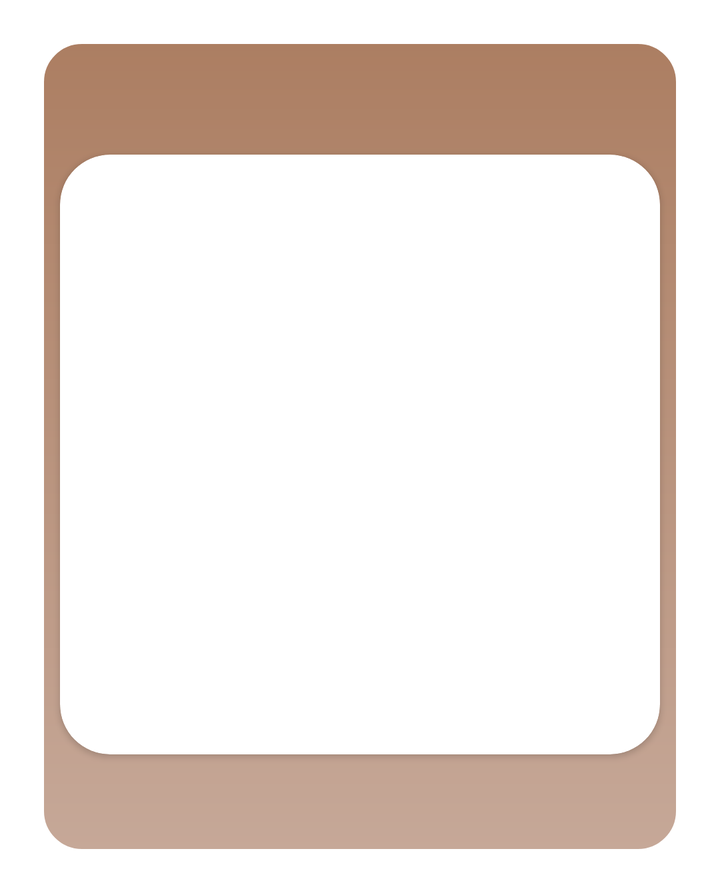
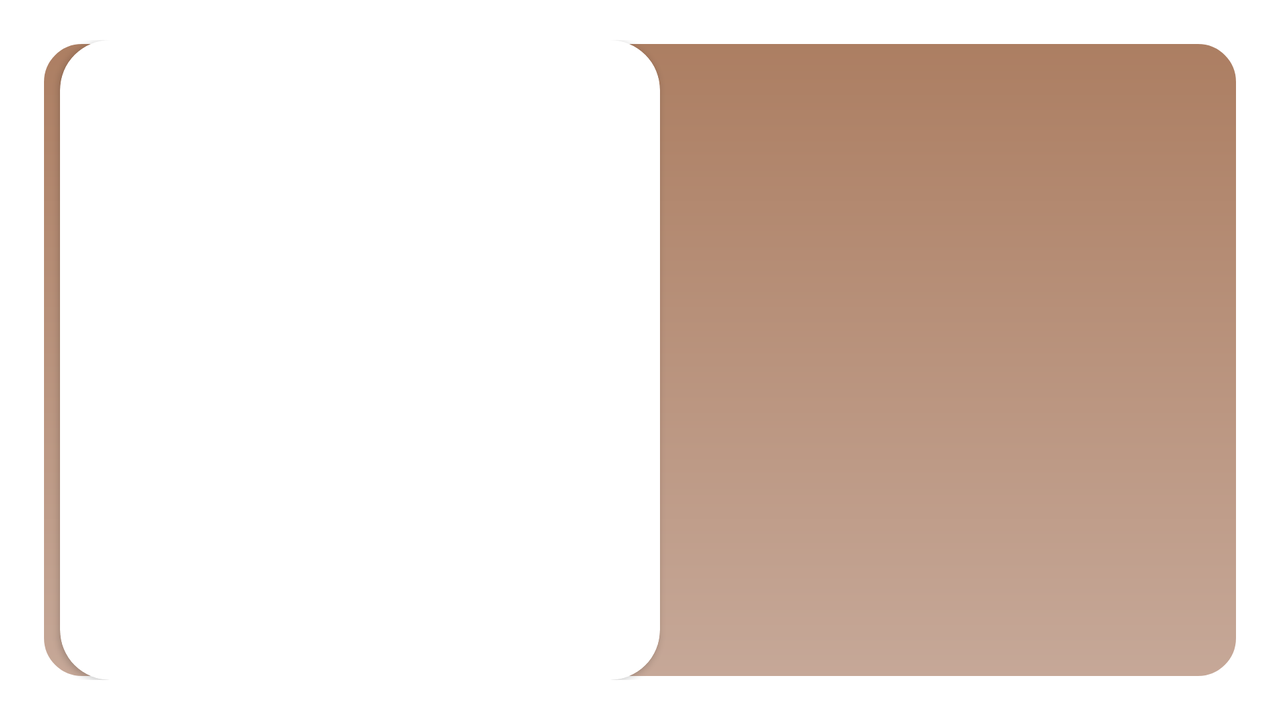

The same Android screen from two of the app's own layout files: first res/layout/ as a phone draws it, then the repository's variant for another configuration, drawn on a device whose configuration selects that folder. Both files follow.
<!-- AndroidManifest.xml: application theme Theme.CinemaApp -->
<!-- res/layout/cinema_item.xml -->
<?xml version="1.0" encoding="utf-8"?>
<LinearLayout xmlns:android="http://schemas.android.com/apk/res/android"
    android:layout_width="match_parent"
    android:layout_height="wrap_content"
    xmlns:app="http://schemas.android.com/apk/res-auto"
    android:background="@drawable/background_cinema_item"
    android:layout_margin="20dp"
    android:orientation="vertical"
    android:gravity="center">

    <TextView
        android:layout_marginTop="10dp"
        android:id="@+id/title"
        android:textSize="24sp"
        android:textStyle="bold"
        android:fontFamily="@font/kornilow"
        android:textAlignment="center"
        android:textColor="@color/black"
        android:layout_margin="10dp"
        android:layout_width="match_parent"
        android:layout_height="wrap_content" />

    <androidx.cardview.widget.CardView
        android:layout_width="300dp"
        android:layout_marginTop="5dp"
        android:background="@null"
        app:cardCornerRadius="25dp"
        android:layout_height="300dp">

        <ImageView
            android:id="@+id/image"
            android:layout_width="match_parent"
            android:layout_height="match_parent"/>

    </androidx.cardview.widget.CardView>

    <TextView
        android:layout_marginTop="10dp"
        android:id="@+id/session"
        android:textSize="22sp"
        android:textStyle="bold"
        android:fontFamily="@font/kornilow"
        android:textColor="@color/black"
        android:layout_margin="10dp"
        android:layout_width="match_parent"
        android:layout_height="wrap_content" />

</LinearLayout>
<!-- resources referenced by this layout -->
<resources>
  <color name="black">#FF000000</color>
  <!-- drawable background_cinema_item (drawable) -->
  <?xml version="1.0" encoding="utf-8"?>
  <shape xmlns:android="http://schemas.android.com/apk/res/android">
      <stroke
          android:width="2dp"
          android:color="@color/white"/>
      <corners android:radius="20dp"/>
      <gradient
          android:angle="90"
          android:startColor="@color/dark_brown"
          android:endColor="@color/light_brown"/>
  </shape>
  <style name="Theme.CinemaApp" parent="Theme.MaterialComponents.DayNight.NoActionBar">
  
          <item name="colorOnPrimary">@color/white</item>
  
          <item name="colorOnSecondary">@color/black</item>
          
          <item name="android:statusBarColor" tools:targetApi="l">?attr/colorOnSecondary</item>
          
      </style>
  <color name="white">#FFFFFFFF</color>
  <color name="dark_brown">#C6A898</color>
  <color name="light_brown">#ac7e62</color>
</resources>
<!-- res/layout-land/cinema_item.xml (the repository's variant of the layout above) -->
<!-- drawn on the phone turned sideways -->
<?xml version="1.0" encoding="utf-8"?>
<androidx.constraintlayout.widget.ConstraintLayout xmlns:android="http://schemas.android.com/apk/res/android"
    android:layout_width="match_parent"
    android:layout_height="wrap_content"
    xmlns:app="http://schemas.android.com/apk/res-auto"
    android:background="@drawable/background_cinema_item"
    android:layout_margin="20dp"
    android:orientation="horizontal">

    <androidx.cardview.widget.CardView
        android:id="@+id/cardView"
        android:layout_width="300dp"
        android:layout_height="320dp"
        android:layout_margin="10dp"
        android:background="@null"
        app:cardCornerRadius="25dp"
        app:layout_constraintBottom_toBottomOf="parent"
        app:layout_constraintStart_toStartOf="parent"
        app:layout_constraintTop_toTopOf="parent">

        <ImageView
            android:id="@+id/image"
            android:layout_width="match_parent"
            android:layout_height="match_parent" />

    </androidx.cardview.widget.CardView>

    <TextView
        android:id="@+id/title"
        android:layout_width="300dp"
        android:layout_height="wrap_content"
        android:layout_margin="24dp"
        android:layout_marginTop="16dp"
        android:fontFamily="@font/kornilow"
        android:textAlignment="center"
        android:textColor="@color/black"
        android:textSize="24sp"
        android:textStyle="bold"
        app:layout_constraintEnd_toEndOf="parent"
        app:layout_constraintHorizontal_bias="0.452"
        app:layout_constraintStart_toEndOf="@+id/cardView"
        app:layout_constraintTop_toTopOf="parent" />

    <TextView
        android:id="@+id/session"
        android:layout_width="329dp"
        android:layout_height="wrap_content"
        android:layout_marginTop="20dp"
        android:fontFamily="@font/kornilow"
        android:textColor="@color/black"
        android:textSize="24sp"
        app:layout_constraintEnd_toEndOf="parent"
        app:layout_constraintHorizontal_bias="0.554"
        app:layout_constraintStart_toEndOf="@+id/cardView"
        app:layout_constraintTop_toBottomOf="@+id/title" />

    <TextView
        android:id="@+id/price"
        android:layout_width="300dp"
        android:layout_height="wrap_content"
        android:fontFamily="@font/kornilow"
        android:textColor="@color/black"
        android:textSize="24sp"
        app:layout_constraintBottom_toBottomOf="parent"
        app:layout_constraintEnd_toEndOf="parent"
        app:layout_constraintHorizontal_bias="0.452"
        app:layout_constraintStart_toEndOf="@+id/cardView"
        app:layout_constraintTop_toBottomOf="@+id/session"
        app:layout_constraintVertical_bias="0.128" />

</androidx.constraintlayout.widget.ConstraintLayout>
